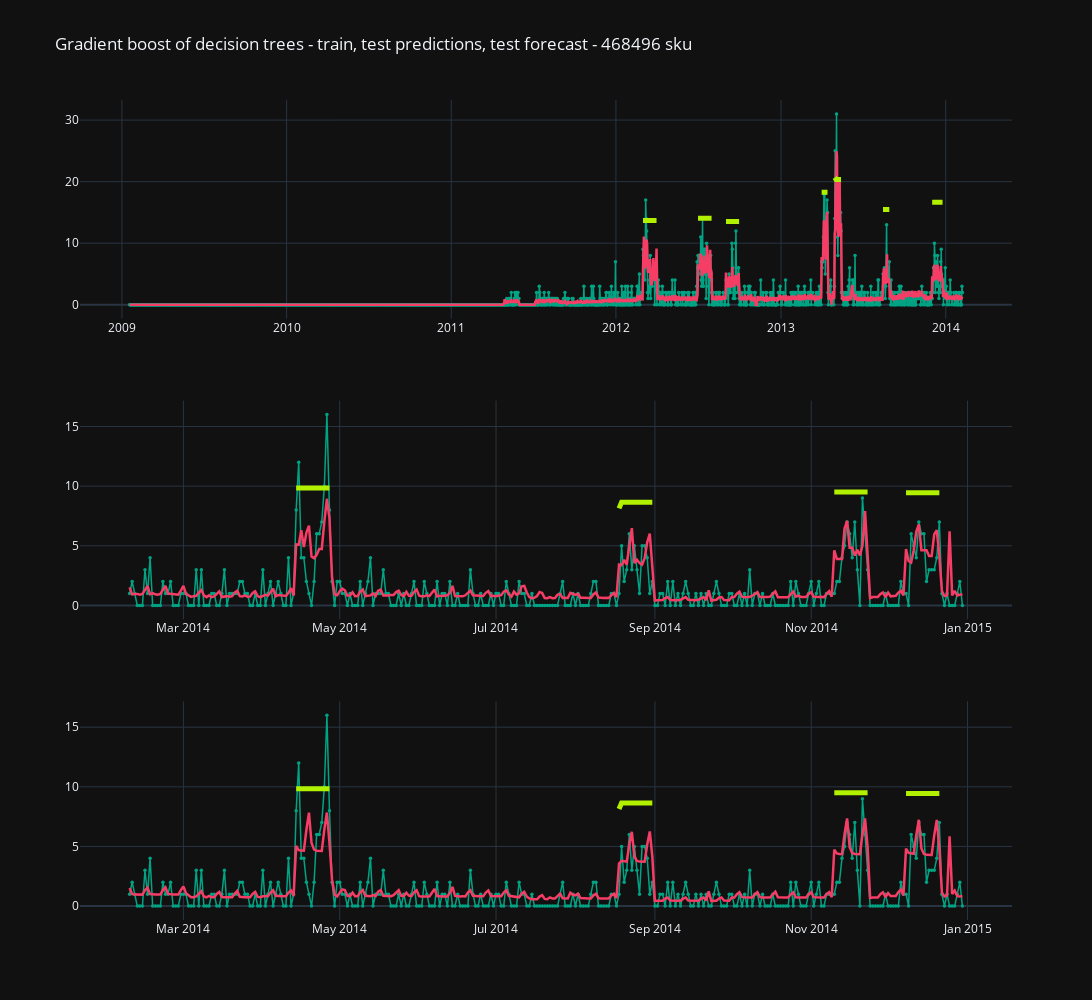

Notebook cell for this chart:
### Code cell
# GRAPH GBDT of ID

def graph_juice(number = None, id = None):
    number = number if number is not None else IDs.index(id)

    fig = make_subplots(rows = 3, cols = 1)

    for row, what in zip([1, 2, 3], ['train_pred', 'test_pred', 'test_forecast']):
        y_actual = y_tests[number] if what in ['test_pred', 'test_forecast'] else y_trains[number]

        if what == 'train_pred':
            y_pred = train_preds.iloc[:, number]
        elif what == 'test_pred':
            y_pred = test_preds.iloc[:, number]
        elif what == 'test_forecast':
            y_pred = test_forecasts.iloc[:, number]

        fig.add_trace(go.Scatter(x = date[y_actual.index],
                                 y = y_actual,
                                 mode = 'lines+markers',
                                 name = 'Actual counts',
                                 marker = dict(color = '#00A383', size = 3.5),
                                 line = dict(color = '#00A383', width = 1.5)),
                      row = row, col = 1)

        fig.add_trace(go.Scatter(x = date[y_actual.index],
                                 y =  y_pred,
                                 # y =  [*map(round, y_pred)],
                                 mode = 'lines',
                                 name = 'Predicted counts',
                                 line = dict(color = '#F53D65', width = 2.5)),
                      row = row, col = 1)

        fig.add_trace(go.Scatter(x = date[y_actual.index],
                                 y = tomato_discount[tomato_discount['date'].isin(date[y_actual.index])]\
                                 .loc[:, 'is_discount_' + IDs[number]].replace(0, np.NaN) *\
                                 (y_actual.max() / tomato_discount[tomato_discount['date'].isin(date[y_actual.index])]\
                                 .loc[:, 'is_discount_' + IDs[number]].max() / 1.5),
                                 mode = 'lines',
                                 name = 'Presence of discount',
                                 line = dict(color = '#B1F100', width = 5)),
                      row = row, col = 1)

    fig.update_layout(height = 1000, width = 1100,
                      title_text = f'Gradient boost of decision trees - train, test predictions, test forecast - {IDs[number]} sku',
                      showlegend = False)
    # offline.plot(fig, filename='file.html')
    fig.show()
# 6, 8, 14 !, 15 !
graph_juice(number = 14)

### Figure 1 — Plotly figure (JSON) as saved in the notebook; plotly's stock layout.template omitted (floating-point values rounded to 4 significant figures; data arrays with more than 128 entries replaced by an {"elided": "..."} marker saying what was removed)
{"data": [{"line": {"color": "#00A383", "width": 1.5}, "marker": {"color": "#00A383", "size": 3.5}, "mode": "lines+markers", "name": "Actual counts", "x": {"elided": "1847 str values"}, "y": {"elided": "1847 float values"}, "type": "scatter", "xaxis": "x", "yaxis": "y"}, {"line": {"color": "#F53D65", "width": 2.5}, "mode": "lines", "name": "Predicted counts", "x": {"elided": "1847 str values"}, "y": {"elided": "1847 float values"}, "type": "scatter", "xaxis": "x", "yaxis": "y"}, {"line": {"color": "#B1F100", "width": 5}, "mode": "lines", "name": "Presence of discount", "x": {"elided": "1847 str values"}, "y": {"elided": "1847 float values"}, "type": "scatter", "xaxis": "x", "yaxis": "y"}, {"line": {"color": "#00A383", "width": 1.5}, "marker": {"color": "#00A383", "size": 3.5}, "mode": "lines+markers", "name": "Actual counts", "x": {"elided": "326 str values"}, "y": {"elided": "326 float values"}, "type": "scatter", "xaxis": "x2", "yaxis": "y2"}, {"line": {"color": "#F53D65", "width": 2.5}, "mode": "lines", "name": "Predicted counts", "x": {"elided": "326 str values"}, "y": {"elided": "326 float values"}, "type": "scatter", "xaxis": "x2", "yaxis": "y2"}, {"line": {"color": "#B1F100", "width": 5}, "mode": "lines", "name": "Presence of discount", "x": {"elided": "326 str values"}, "y": {"elided": "326 float values"}, "type": "scatter", "xaxis": "x2", "yaxis": "y2"}, {"line": {"color": "#00A383", "width": 1.5}, "marker": {"color": "#00A383", "size": 3.5}, "mode": "lines+markers", "name": "Actual counts", "x": {"elided": "326 str values"}, "y": {"elided": "326 float values"}, "type": "scatter", "xaxis": "x3", "yaxis": "y3"}, {"line": {"color": "#F53D65", "width": 2.5}, "mode": "lines", "name": "Predicted counts", "x": {"elided": "326 str values"}, "y": {"elided": "326 float values"}, "type": "scatter", "xaxis": "x3", "yaxis": "y3"}, {"line": {"color": "#B1F100", "width": 5}, "mode": "lines", "name": "Presence of discount", "x": {"elided": "326 str values"}, "y": {"elided": "326 float values"}, "type": "scatter", "xaxis": "x3", "yaxis": "y3"}], "layout": {"xaxis": {"anchor": "y", "domain": [0.0, 1.0]}, "yaxis": {"anchor": "x", "domain": [0.7333, 1.0]}, "xaxis2": {"anchor": "y2", "domain": [0.0, 1.0]}, "yaxis2": {"anchor": "x2", "domain": [0.3667, 0.6333]}, "xaxis3": {"anchor": "y3", "domain": [0.0, 1.0]}, "yaxis3": {"anchor": "x3", "domain": [0.0, 0.2667]}, "title": {"text": "Gradient boost of decision trees - train, test predictions, test forecast - 468496 sku"}, "height": 1000, "width": 1100, "showlegend": false}}
